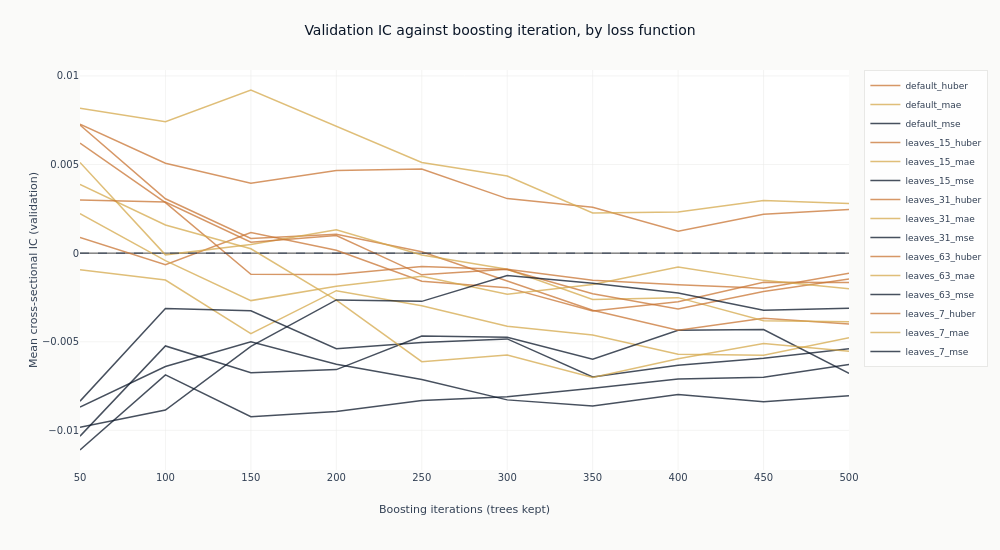

Notebook code for this chart:
### Markdown cell above
One trace per configuration, coloured by the objective its name declares, so the question of
whether the loss function is what separates them can be read off the chart rather than argued.

### Code cell
fig_curves = go.Figure()
for config_name in curves.get_column("config_name").unique(maintain_order=True):
    series = curves.filter(pl.col("config_name") == config_name)
    fig_curves.add_trace(
        go.Scatter(
            x=series.get_column("checkpoint_value").to_list(),
            y=series.get_column("ic_mean").to_list(),
            mode="lines",
            name=config_name,
            line=dict(color=objectives[objective_of(config_name)], width=1.5),
            opacity=0.75,
        )
    )
fig_curves.add_hline(y=0, line_width=1, line_dash="dash", line_color=COLORS["neutral"])
fig_curves.update_layout(
    title="Validation IC against boosting iteration, by loss function",
    height=550,
    width=1000,
    margin=dict(t=70),
    legend=dict(font=dict(size=9)),
)
fig_curves.update_xaxes(title_text="Boosting iterations (trees kept)")
fig_curves.update_yaxes(title_text="Mean cross-sectional IC (validation)")
show_plotly_with_alt(
    fig_curves,
    "Line chart of mean validation information coefficient against boosting iteration, one line "
    "per configuration, coloured by loss function: blue for squared error, amber for absolute "
    "error, copper for Huber. A dashed line marks zero. The blue squared-error lines run below "
    "it across the whole range without exception. The copper Huber and amber absolute-error "
    "lines run above it for most of the range and are interleaved with one another rather than "
    "separated; two Huber lines and one absolute-error line dip below zero as trees are added. "
    "Ten of the fifteen reach their highest point at the first or second checkpoint and drift "
    "afterwards.",
)

### Figure 1 — Plotly figure (JSON) as saved in the notebook; plotly's stock layout.template omitted (floating-point values rounded to 4 significant figures)
{"data": [{"line": {"color": "#C87533", "width": 1.5}, "mode": "lines", "name": "default_huber", "opacity": 0.75, "type": "scatter", "x": [50, 100, 150, 200, 250, 300, 350, 400, 450, 500], "y": [0.0008911, -0.0006464, 0.001169, 0.0001607, -0.00158, -0.001946, -0.003268, -0.002745, -0.001645, -0.001658]}, {"line": {"color": "#D4A84B", "width": 1.5}, "mode": "lines", "name": "default_mae", "opacity": 0.75, "type": "scatter", "x": [50, 100, 150, 200, 250, 300, 350, 400, 450, 500], "y": [-0.0009383, -0.001517, -0.004542, -0.002117, -0.002964, -0.004129, -0.004623, -0.005703, -0.005765, -0.004768]}, {"line": {"color": "#0a1628", "width": 1.5}, "mode": "lines", "name": "default_mse", "opacity": 0.75, "type": "scatter", "x": [50, 100, 150, 200, 250, 300, 350, 400, 450, 500], "y": [-0.01033, -0.005237, -0.006754, -0.006572, -0.004676, -0.004751, -0.00599, -0.00435, -0.00431, -0.006788]}, {"line": {"color": "#C87533", "width": 1.5}, "mode": "lines", "name": "leaves_15_huber", "opacity": 0.75, "type": "scatter", "x": [50, 100, 150, 200, 250, 300, 350, 400, 450, 500], "y": [0.007227, 0.003067, 0.0008332, 0.001063, 7.512e-05, -0.001554, -0.003227, -0.004347, -0.003679, -0.003994]}, {"line": {"color": "#D4A84B", "width": 1.5}, "mode": "lines", "name": "leaves_15_mae", "opacity": 0.75, "type": "scatter", "x": [50, 100, 150, 200, 250, 300, 350, 400, 450, 500], "y": [0.005121, -9.632e-05, 0.0004874, 0.001323, -0.0001025, -0.0009109, -0.00262, -0.002512, -0.00382, -0.003872]}, {"line": {"color": "#0a1628", "width": 1.5}, "mode": "lines", "name": "leaves_15_mse", "opacity": 0.75, "type": "scatter", "x": [50, 100, 150, 200, 250, 300, 350, 400, 450, 500], "y": [-0.008355, -0.003128, -0.003251, -0.005394, -0.005044, -0.00484, -0.006987, -0.006323, -0.005932, -0.005398]}, {"line": {"color": "#C87533", "width": 1.5}, "mode": "lines", "name": "leaves_31_huber", "opacity": 0.75, "type": "scatter", "x": [50, 100, 150, 200, 250, 300, 350, 400, 450, 500], "y": [0.006205, 0.002848, -0.001193, -0.001203, -0.0007488, -0.0009267, -0.002291, -0.003151, -0.002169, -0.001463]}, {"line": {"color": "#D4A84B", "width": 1.5}, "mode": "lines", "name": "leaves_31_mae", "opacity": 0.75, "type": "scatter", "x": [50, 100, 150, 200, 250, 300, 350, 400, 450, 500], "y": [0.003883, 0.001585, 0.0002463, -0.002649, -0.006123, -0.005747, -0.007012, -0.005955, -0.0051, -0.00554]}, {"line": {"color": "#0a1628", "width": 1.5}, "mode": "lines", "name": "leaves_31_mse", "opacity": 0.75, "type": "scatter", "x": [50, 100, 150, 200, 250, 300, 350, 400, 450, 500], "y": [-0.01111, -0.006869, -0.009226, -0.008933, -0.008314, -0.008106, -0.007623, -0.007105, -0.007007, -0.006284]}, {"line": {"color": "#C87533", "width": 1.5}, "mode": "lines", "name": "leaves_63_huber", "opacity": 0.75, "type": "scatter", "x": [50, 100, 150, 200, 250, 300, 350, 400, 450, 500], "y": [0.003002, 0.002882, 0.0006117, 0.0009934, -0.001224, -0.0009071, -0.001529, -0.001782, -0.001985, -0.001141]}, {"line": {"color": "#D4A84B", "width": 1.5}, "mode": "lines", "name": "leaves_63_mae", "opacity": 0.75, "type": "scatter", "x": [50, 100, 150, 200, 250, 300, 350, 400, 450, 500], "y": [0.002232, -0.0004191, -0.002679, -0.001872, -0.001299, -0.002314, -0.001767, -0.0007851, -0.001536, -0.002008]}, {"line": {"color": "#0a1628", "width": 1.5}, "mode": "lines", "name": "leaves_63_mse", "opacity": 0.75, "type": "scatter", "x": [50, 100, 150, 200, 250, 300, 350, 400, 450, 500], "y": [-0.009828, -0.008851, -0.005259, -0.00264, -0.002721, -0.001264, -0.001698, -0.002246, -0.003222, -0.003105]}, {"line": {"color": "#C87533", "width": 1.5}, "mode": "lines", "name": "leaves_7_huber", "opacity": 0.75, "type": "scatter", "x": [50, 100, 150, 200, 250, 300, 350, 400, 450, 500], "y": [0.007275, 0.00507, 0.00394, 0.00467, 0.004748, 0.003078, 0.00259, 0.001239, 0.002199, 0.002461]}, {"line": {"color": "#D4A84B", "width": 1.5}, "mode": "lines", "name": "leaves_7_mae", "opacity": 0.75, "type": "scatter", "x": [50, 100, 150, 200, 250, 300, 350, 400, 450, 500], "y": [0.008176, 0.00741, 0.009206, 0.007162, 0.005117, 0.004349, 0.002264, 0.002321, 0.002975, 0.002803]}, {"line": {"color": "#0a1628", "width": 1.5}, "mode": "lines", "name": "leaves_7_mse", "opacity": 0.75, "type": "scatter", "x": [50, 100, 150, 200, 250, 300, 350, 400, 450, 500], "y": [-0.008689, -0.006395, -0.004996, -0.006273, -0.007125, -0.00828, -0.008626, -0.007983, -0.008391, -0.008048]}], "layout": {"height": 550, "legend": {"font": {"size": 9}}, "margin": {"t": 70}, "shapes": [{"line": {"color": "#334155", "dash": "dash", "width": 1}, "type": "line", "x0": 0, "x1": 1, "xref": "x domain", "y0": 0, "y1": 0, "yref": "y"}], "title": {"text": "Validation IC against boosting iteration, by loss function"}, "width": 1000, "xaxis": {"title": {"text": "Boosting iterations (trees kept)"}}, "yaxis": {"title": {"text": "Mean cross-sectional IC (validation)"}}}}
